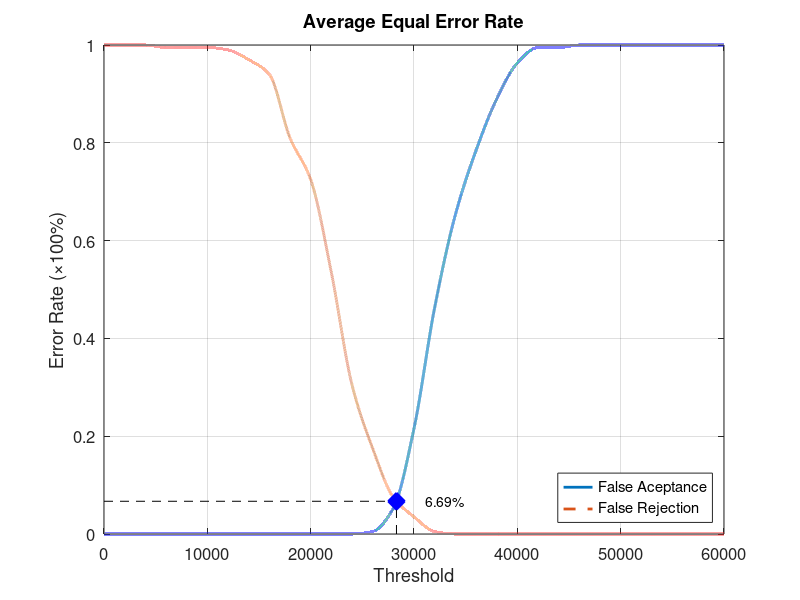
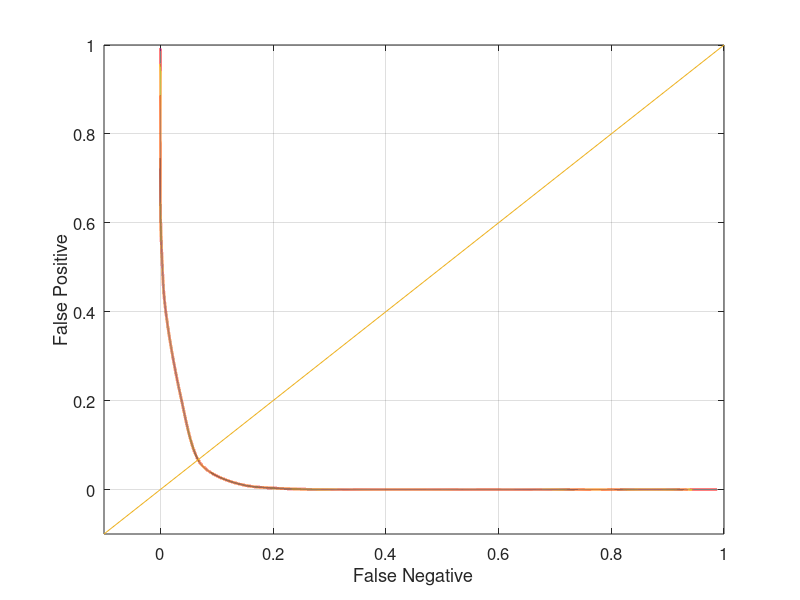

Recreate these plots in MATLAB, in order.
function yEER = Database4_1
close all;
clear;
clc;
x = 0:2000:60000;
xq = 0:0.5:60000;

y0 = [0 0 0 0 0 0 0 0 0 0 0 0 0 0.00526316 0.0526316 0.215789 0.463158 0.652632 0.784211 0.889474 0.963158 0.994737 0.994737 1 1 1 1 1 1 1 1];
yy0 = interp1(x, y0, xq, 'pchip');
y1 = [1 1 1 0.995 0.995 0.995 0.99 0.97 0.94 0.81 0.725 0.535 0.305 0.175 0.075 0.035 0.005 0 0 0 0 0 0 0 0 0 0 0 0 0 0];
yy1 = interp1(x, y1, xq, 'pchip');

% Calculating EER: 
y2 = abs(y0 - y1);
find(y2 == min(y2))
yy2 = abs(yy0 - yy1);
xEER = find(yy2 == min(yy2));
xEERIndex = xq(xEER) % X-axis EER
yEER = yy0(xEER) % Y-axis EER

main = figure
plot(xq, yy0,'-','LineWidth', 2);	hold on
plot(xq, yy1,'--','LineWidth', 2);	hold on
plot([xEERIndex xEERIndex], [0 yEER], 'k--');	hold on
plot([0 xEERIndex], [yEER yEER], 'k--');	hold on
plot(xEERIndex, yEER, 'bx', 'LineWidth', 10);	hold on
text(xEERIndex + 10 * xEERIndex / 100, yEER, [num2str(round((10000 * yEER)) / 100) '%'])
legend('False Aceptance', 'False Rejection', 'Location', 'SouthEast')
xlabel('Threshold')
ylabel('Error Rate (\times100%)')
title('Average Equal Error Rate')
set(gca, 'FontSize', 12)
axis([0 60000 0 1])
grid on

print(main, 'Database4_1Main', '-dpng');
FNRxFPR = figure('Color', [1 1 1]);
plot(yy1, yy0, '-', yy1, yy0, 'LineWidth', 2);
hold on
y = -0.1:0.1:1
plot(y, y); 
set(gca, 'FontSize', 12)
xlabel('False Negative')
ylabel('False Positive')
axis([-0.1 1 -0.1 1])
set(gca, 'FontSize', 12)
grid on

print(FNRxFPR, 'Database4_1FNRxFPR','-dpng');
end
